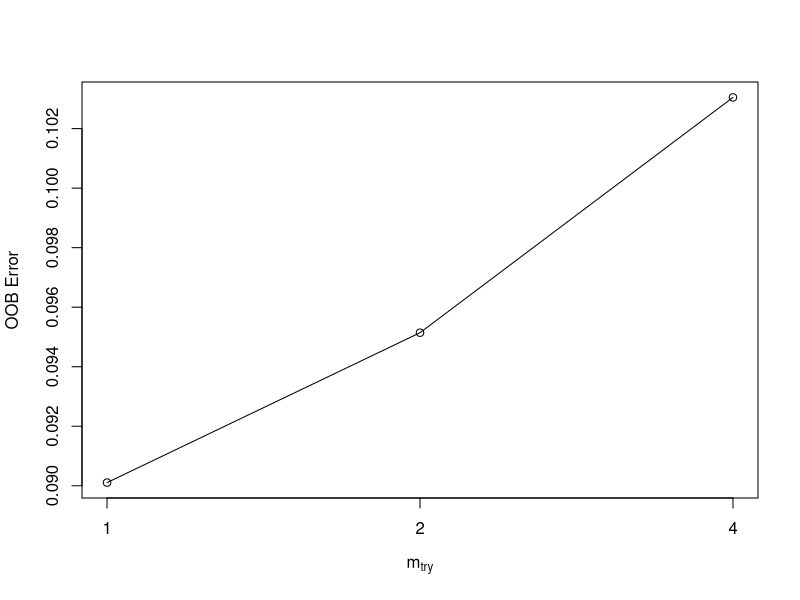
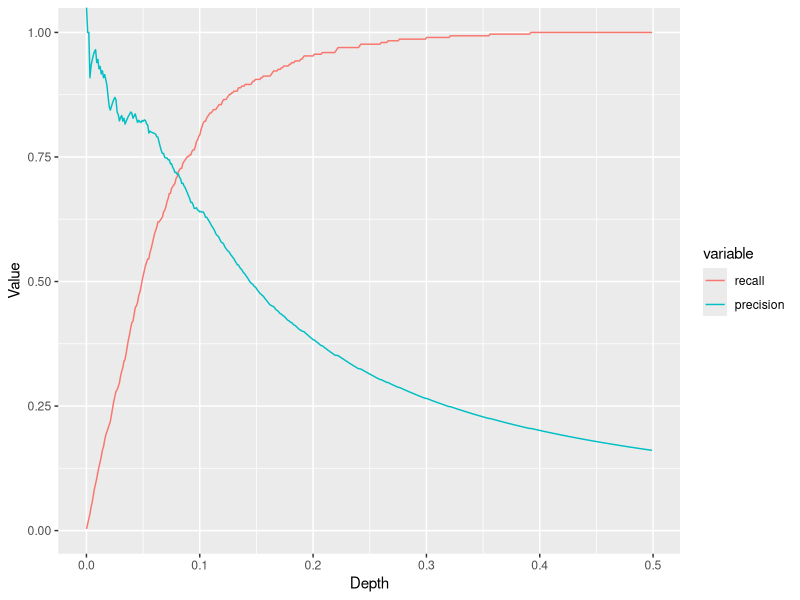

Source code (R) for these figures, in order:
## ---- chunk 1
knitr::opts_chunk$set(echo = TRUE)
## ---- chunk 2
library(dplyr)
library(randomForest)
library(ggplot2)
library(reshape2)
## ---- chunk 3
data <- readxl::read_xlsx('../../data/DatosENSE.xlsx')
## ---- chunk 4
data$target = data$edCNO_AS == data$rawCNO_AS
data <- select(data, -c(edCNO_AS, rawCNO_AS, CNAE_AS, CNAE2_AS))
data <- data %>% mutate_if(is.character,as.factor)
data$target = as.factor(data$target)
## ---- chunk 5
id_train <- sample(1:nrow(data),size=0.8*nrow(data))
train = data[id_train, ]
test = data[-id_train,]
## ---- chunk 6
vars = colnames(train)[1:ncol(train)-1]

model <- tuneRF(data[,vars], data$target, ntreeTry=50, stepFactor=2, improve=0.05,
                trace=TRUE, plot=TRUE, doBest = TRUE)
## ---- chunk 7
vars = colnames(train)
to_test = test[, vars]
pred_proba = predict(model,test, type="prob")
pred_proba = pred_proba[,1]

results = data.frame("prob_false" = pred_proba, "label" = test$target)
res_sort = results[order(-results$prob_false),]

precision = function(df, depth){
  tot = dim(df)[1]
  inspect = floor(depth*tot)
  return(sum(df[1:inspect,2] == FALSE)/inspect)
}

recall = function(df, depth){
  tot = dim(df)[1]
  totF = sum(df[,2] == FALSE)
  inspect = floor(depth*tot)
  return(sum(df[1:inspect,2] == FALSE)/totF)
}


precRecallPlot = function(df, min = 0.0001, max = 0.5, step = 0.001){
  Recall = c()
  Precision = c()
  Depth = c()
  for(i in seq(min, max, step)){
    Depth = c(Depth, i)
    Recall = c(Recall, recall(df, i))
    Precision = c(Precision, precision(df, i))
  }
  
  results = data.frame(Depth = Depth, recall = Recall, precision = Precision)
  meltedResults = melt(results, id = "Depth")
  p = ggplot(meltedResults, aes(x = Depth, y = value, color = variable))
  p = p + geom_line() + xlab("Depth") + ylab("Value")
  p
}

precRecallPlot(res_sort)

